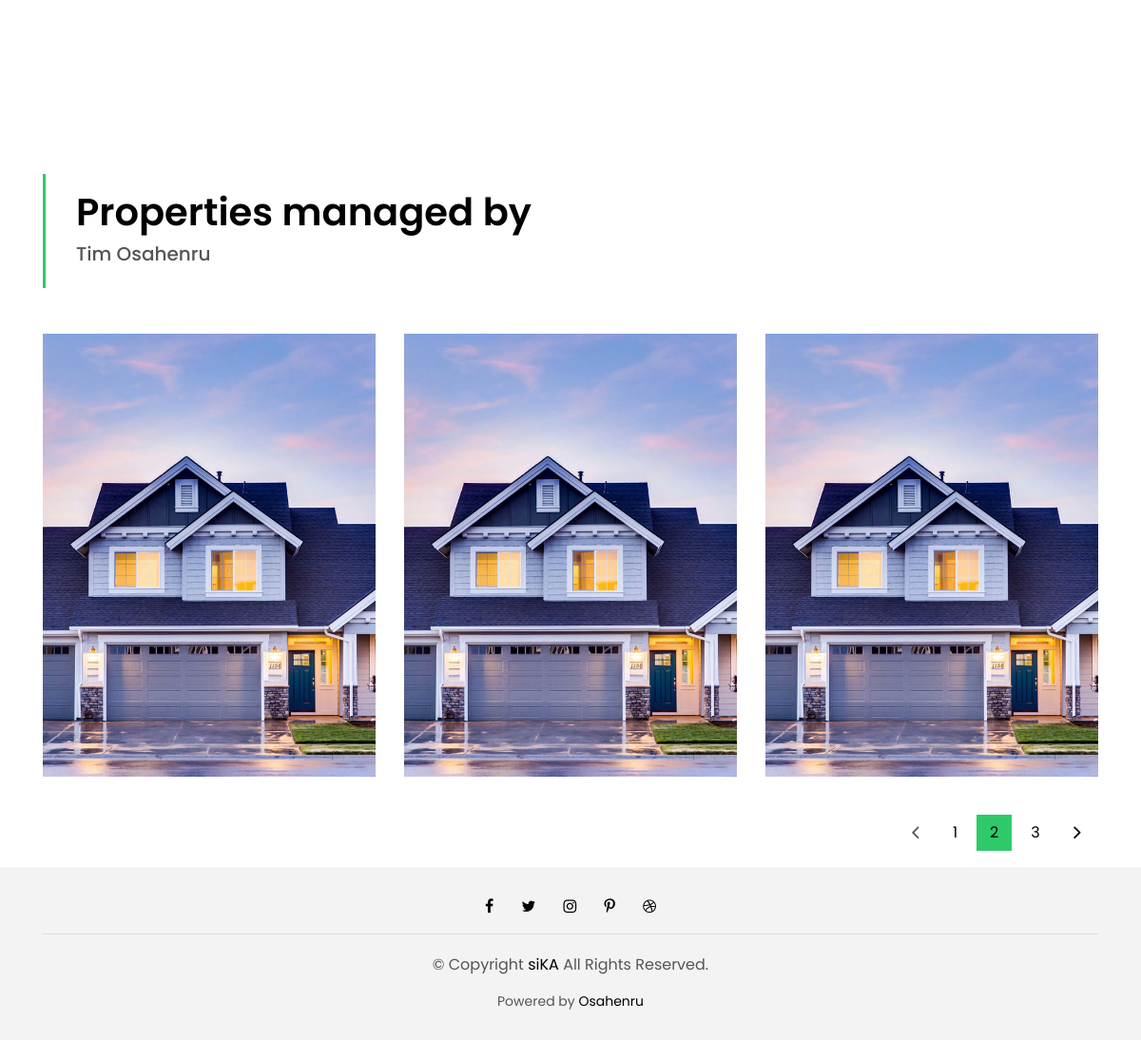
The app's page /useraccount/1/ (signed in, lower part), older data.
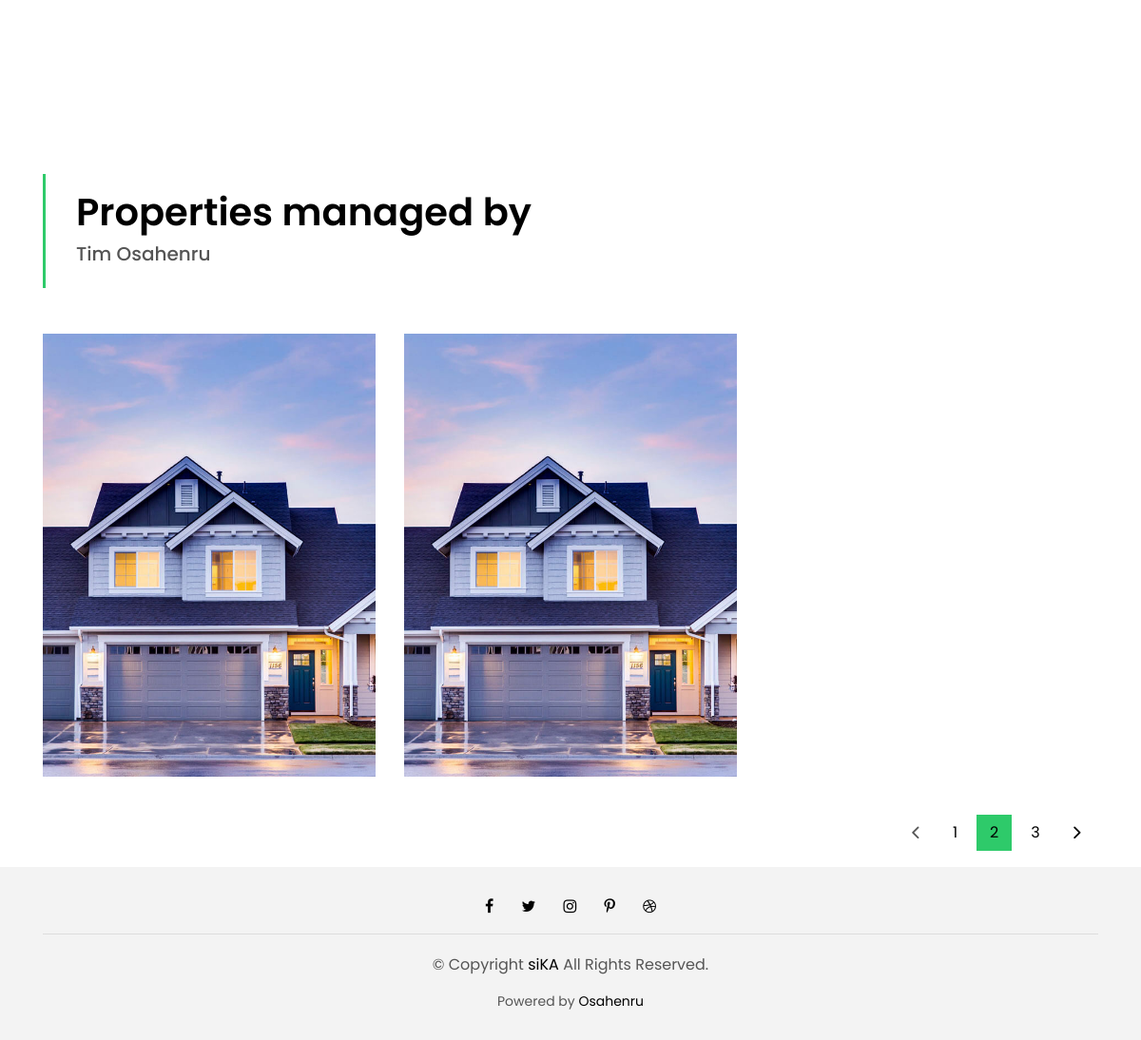
The same page, newer data.
### app/models.py (models this page shows, shortened)
class House(models.Model):
    agent = models.ForeignKey(User, on_delete=models.CASCADE)
    area = models.ForeignKey(Area, on_delete=models.SET_NULL, null=True, blank=True)
    house_type = models.ForeignKey(HouseType, on_delete=models.SET_NULL, null=True, blank=True)
    price = models.IntegerField(blank=True, null=True)
    image = models.ImageField(null=True, default='property-2.jpg')
    description = models.TextField(null=True, blank=True)
    nos_of_bedrooms = models.IntegerField(blank=True, null=True)
    nos_of_bathrooms = models.IntegerField(blank=True, null=True)
    rented = models.BooleanField(default=False)
    created_at = models.DateTimeField(auto_now_add=True)
    class Meta:
        ordering = ['-created_at']

### app/views.py (the view)
# urls.py: path('useraccount/<int:pk>/', views.user_profile, name='useraccount'),
@login_required(login_url='login')
def user_profile(request, pk):
    user = User.objects.get(id=pk)
    my_houses = user.house_set.all()
    context = {'user': user, 'my_houses': my_houses}
    return render(request, 'profile.html', context)

### app/models.py (called while the page is built)
    def __str__(self):
        return self.name

### templates/profile.html (shortened to what this page needs)
{% extends 'main.html' %}
{% block content %}
{% include 'myhouse.html' %}
  {% endblock %}

### templates/myhouse.html (shortened to what this page needs)
  <section class="intro-single">
    <div class="container">
      <div class="row">
        <div class="col-md-12 col-lg-8">
          <div class="title-single-box">
            <h5 class="title-single">Properties managed by </h5>
            <h5 class="color-text-a">{{user.name|title}}</h5>
          </div>
        </div>
      </div>
    </div>
  </section>
  <section class="agents-grid grid">
    <div class="container">
      <div class="row">
        {% for my_house in my_houses %}
        <div class="col-md-4">
          <div class="card-box-d">
            <div class="card-img-d">
              <img src="{{my_house.image.url}}" alt="" class="img-d img-fluid">
            </div>
            <div class="card-overlay card-overlay-hover">
              <div class="card-header-d">
                <div class="card-title-d align-self-center">
                </div>
              </div>
              <div class="card-body-d">
              </div>
            </div>
          </div>
        </div>
        {% endfor %}
      </div>
      <div class="row">
        <div class="col-sm-12">
          <nav class="pagination-a">
            <ul class="pagination justify-content-end">
              <li class="page-item disabled">
                <a class="page-link" href="#" tabindex="-1">
                  <span class="ion-ios-arrow-back"></span>
                </a>
              </li>
              <li class="page-item">
                <a class="page-link" href="#">1</a>
              </li>
              <li class="page-item active">
                <a class="page-link" href="#">2</a>
              </li>
              <li class="page-item">
                <a class="page-link" href="#">3</a>
              </li>
              <li class="page-item next">
                <a class="page-link" href="#">
                  <span class="ion-ios-arrow-forward"></span>
                </a>
              </li>
            </ul>
          </nav>
        </div>
      </div>
    </div>
  </section>

Row changes from the older to the newer data that the page shows:
removed House: image (picture)
